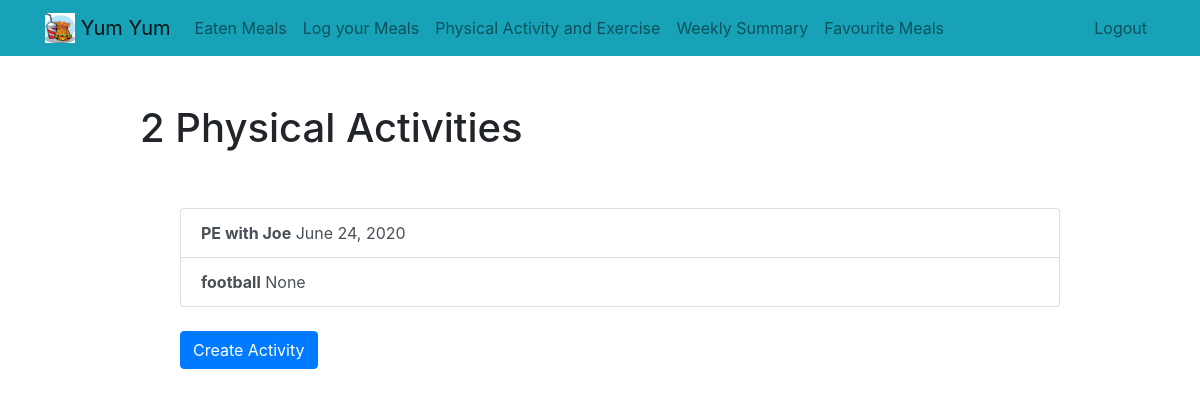
The app's page /physicalactivity (signed in), older data.
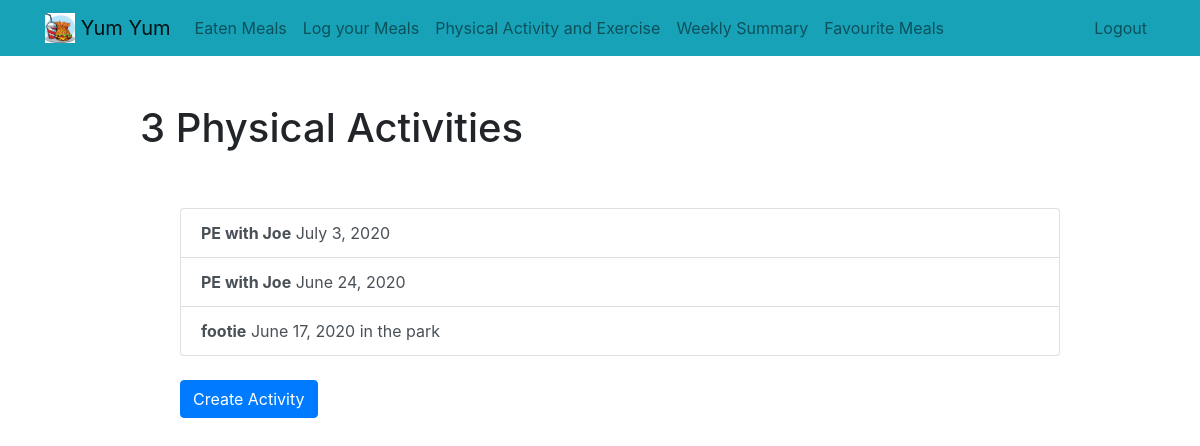
The same page, newer data.
### fooddiary/models.py (models this page shows, shortened)
class Activity(models.Model):
    activity = models.CharField(max_length=50)
    description = models.TextField(max_length=500, blank=True)
    date = models.DateField(auto_now_add=False ,auto_now=False, null=True, blank=True)
    user = models.ForeignKey(User, on_delete=models.CASCADE)

### fooddiary/views.py (the view)
# urls.py: path('physicalactivity', views.physicalactivity, name='physicalactivity'),
def physicalactivity(request):
    activity = Activity.objects.filter(user = request.user).order_by('-date')
    return render(request, 'fooddiary/physicalactivity.html', {'activities':activity} )

### fooddiary/templates/fooddiary/physicalactivity.html
{% extends "fooddiary/base.html" %}
{% block content %}
    <div class="row justify-content-center mt-5">
        <div class="col-md-10">
            {% if activities %}
                <h1>{{ activities.count }} {% if activities.count|pluralize %} Physical Activities{% else %} Physical Activity{% endif %}</h1>
            {% else %}
                <h1>Physical Activity</h1>
            {% endif %}
        </div>
    </div>
    <div class="row justify-content-center mt-5">
        <div class="col-md-10">
        {% if activities %}
        <ul>
            <div class="list-group">
                {% for activity in activities %}
                    <a  href="{% url 'viewactivity' activity.id %}" class="list-group-item list-group-item-action"><b>{{ activity.activity }}</b>    {{ activity.date }}{% if activity.description %}   {{ activity.description|truncatechars:20 }} {% endif %}</a>
                {% endfor %}
            </div>
            <br>
            <a role="button" class="btn btn-primary" href="{% url 'createactivity' %}">Create Activity</a>
        </ul>
        {% else %}
            <div class="text-center">
                <h2>Looks like you haven't done any exercise.</h2>
            <br>
            <a role="button" class="btn btn-primary" href="{% url 'createactivity' %}">Create Activity</a>
            </div>
        {% endif %}
        </div>
    </div>
{% endblock %}

Row changes from the older to the newer data that the page shows:
removed Activity: activity "football", date "None"
added Activity: activity "PE with Joe", date "July 3, 2020"
added Activity: activity "footie", date "June 17, 2020", description "in the park"
Text that changed along with them:
{{ activities.count }}: "2" → "3"
